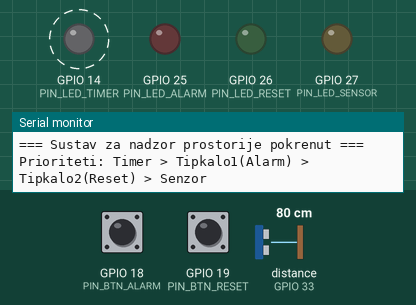
This program was run on a simulated ESP32. Shown: output pins drawn as LEDs (lit = HIGH), the last lines printed to the serial monitor. Wiring (from diagram.json): ultrasonic range finder: trigger GPIO 32; echo GPIO 33. Dashed ring = blinking. Inputs (shaded band) come from the test bench; at power-on: distance to the obstacle (sensor on GPIO 33) 80 cm, GPIO 18 (PIN_BTN_ALARM) HIGH, GPIO 19 (PIN_BTN_RESET) HIGH. The echo pulse lasts 58.3 µs per cm; pins used as bus, display or sensor lines are not drawn.

Above: at 1.2 s.
1.3 s: distance to the obstacle (sensor on GPIO 33) set to 22 cm
4.3 s: distance to the obstacle (sensor on GPIO 33) set to 19 cm
At 5.0 s:
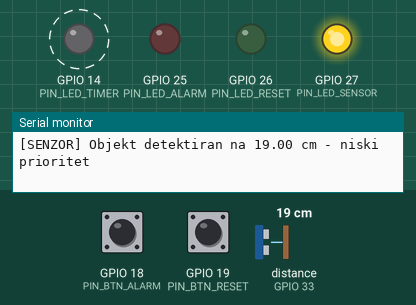
7.3 s: GPIO 18 (PIN_BTN_ALARM) pulled LOW for 0.15 s
At 9.0 s:
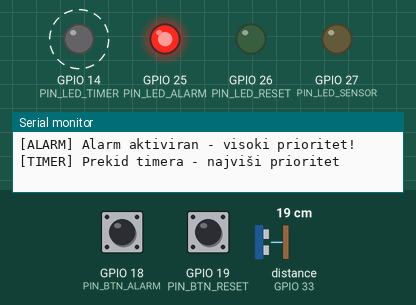
10.4 s: GPIO 19 (PIN_BTN_RESET) pulled LOW for 0.15 s
At 10.55 s:
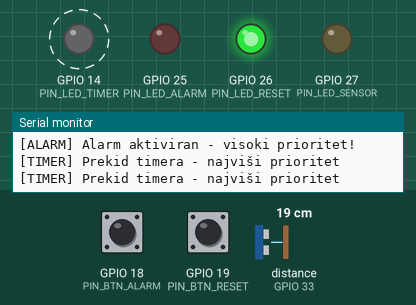
13.4 s: GPIO 18 (PIN_BTN_ALARM) pulled LOW for 1 s
At 14.8 s:
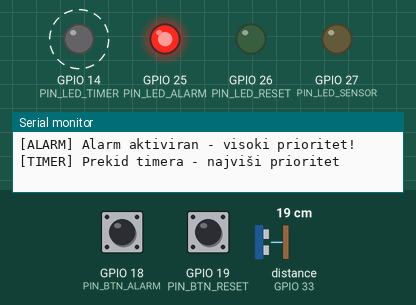
17.4 s: GPIO 19 (PIN_BTN_RESET) pulled LOW for 1 s
At 19.1 s:
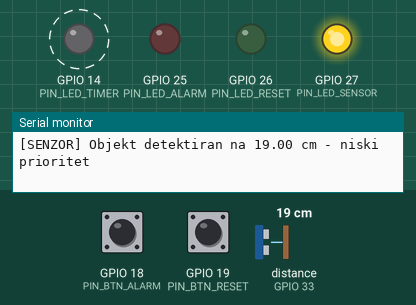
Timing chart, 0 to 22.4 s (numbered marks = the images above; inputs shaded):
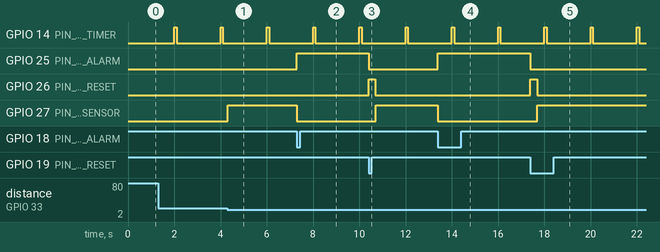

Measured:
- the behaviour switches between 21 and 20 cm on distance to the obstacle (sensor on GPIO 33) (found by bisection; images 0 and 1)
- after the input at 4.3 s, GPIO 27 (PIN_LED_SENSOR): LOW → HIGH at once
- after the input at 7.3 s, GPIO 25 (PIN_LED_ALARM): LOW → HIGH at once; GPIO 27 (PIN_LED_SENSOR): HIGH → LOW at once
- after the input at 10.4 s, GPIO 25 (PIN_LED_ALARM): HIGH → LOW at once; GPIO 26 (PIN_LED_RESET): LOW → HIGH at once, → LOW 0.30 s later; GPIO 27 (PIN_LED_SENSOR): LOW → HIGH after 0.30 s
- after the input at 13.4 s, GPIO 25 (PIN_LED_ALARM): LOW → HIGH at once; GPIO 27 (PIN_LED_SENSOR): HIGH → LOW at once
- after the input at 17.4 s, GPIO 25 (PIN_LED_ALARM): HIGH → LOW at once; GPIO 26 (PIN_LED_RESET): LOW → HIGH at once, → LOW 0.30 s later; GPIO 27 (PIN_LED_SENSOR): LOW → HIGH after 0.30 s
- by itself, GPIO 14 (PIN_LED_TIMER): alternates HIGH for 0.10 s and LOW for 1.9 s

The program:

main.cpp
```cpp
/**
 * @file main.cpp
 * @brief Sustav za nadzor prostorije s višestrukim prekidima na ESP32
 *
 * Ovaj program demonstrira rad s višestrukim prekidima i njihovim prioritetima.
 * Koriste se 2 tipkala, HC-SR04 ultrazvučni senzor i Timer za generiranje prekida.
 *
 * Prioriteti prekida (od najvišeg prema najnižem):
 * 1. Timer    - najviši prioritet, trepće bijela LED svake 2 sekunde
 * 2. Tipkalo1 - visoki prioritet, aktivira alarm (crvena LED)
 * 3. Tipkalo2 - srednji prioritet, resetira alarm (zelena LED)
 * 4. Senzor   - niski prioritet, upozorenje na blizinu (žuta LED)
 *
 * @author Patrik Ostrunić
 */

#include <Arduino.h>

// ─── Definicija pinova ───────────────────────────────────────────────────────
#define PIN_BTN_ALARM   18   ///< Tipkalo 1 - aktivacija alarma (visoki prioritet)
#define PIN_BTN_RESET   19   ///< Tipkalo 2 - reset alarma (srednji prioritet)
#define PIN_LED_ALARM   25   ///< Crvena LED - indikator alarma
#define PIN_LED_RESET   26   ///< Zelena LED - potvrda reseta
#define PIN_LED_SENSOR  27   ///< Žuta LED - upozorenje senzora
#define PIN_LED_TIMER   14   ///< Bijela LED - indikator timera
#define PIN_TRIG        32   ///< HC-SR04 Trigger pin
#define PIN_ECHO        33   ///< HC-SR04 Echo pin

// ─── Konstante ───────────────────────────────────────────────────────────────
#define DEBOUNCE_MS     200  ///< Debounce vrijeme za tipkala (ms)
#define ALARM_DISTANCE  20   ///< Prag udaljenosti za aktivaciju upozorenja (cm)
#define TIMER_INTERVAL  2000 ///< Interval Timer prekida (ms)

// ─── Zastavice prekida (volatile jer ih mijenjaju ISR funkcije) ──────────────
volatile bool flagAlarm  = false;  ///< Zastavica za alarm tipkalo
volatile bool flagReset  = false;  ///< Zastavica za reset tipkalo
volatile bool flagTimer  = false;  ///< Zastavica za timer prekid

// ─── Vremenske varijable za debounce ─────────────────────────────────────────
volatile unsigned long lastAlarmTime = 0;
volatile unsigned long lastResetTime = 0;

// ─── Stanje sustava ──────────────────────────────────────────────────────────
bool alarmActive = false;  ///< Je li alarm trenutno aktivan

// ─── Timer objekt ────────────────────────────────────────────────────────────
hw_timer_t *timer = NULL;

// ─── ISR funkcije ────────────────────────────────────────────────────────────

/**
 * @brief ISR za Timer prekid (najviši prioritet)
 * Postavlja zastavicu koja se obrađuje u glavnoj petlji.
 */
void IRAM_ATTR onTimer() {
  flagTimer = true;
}

/**
 * @brief ISR za Tipkalo 1 - Alarm (visoki prioritet)
 * Provjerava debounce i postavlja zastavicu alarma.
 */
void IRAM_ATTR ISR_Alarm() {
  unsigned long now = millis();
  if (now - lastAlarmTime > DEBOUNCE_MS) {
    lastAlarmTime = now;
    flagAlarm = true;
  }
}

/**
 * @brief ISR za Tipkalo 2 - Reset (srednji prioritet)
 * Provjerava debounce i postavlja zastavicu reseta.
 */
void IRAM_ATTR ISR_Reset() {
  unsigned long now = millis();
  if (now - lastResetTime > DEBOUNCE_MS) {
    lastResetTime = now;
    flagReset = true;
  }
}

// ─── Pomoćne funkcije ────────────────────────────────────────────────────────

/**
 * @brief Mjeri udaljenost pomoću HC-SR04 senzora
 * @return Udaljenost u centimetrima, ili -1 ako mjerenje nije uspjelo
 */
float measureDistance() {
  digitalWrite(PIN_TRIG, LOW);
  delayMicroseconds(2);
  digitalWrite(PIN_TRIG, HIGH);
  delayMicroseconds(10);
  digitalWrite(PIN_TRIG, LOW);

  long duration = pulseIn(PIN_ECHO, HIGH, 30000); // timeout 30ms
  if (duration == 0) return -1;
  return (duration / 2.0) * 0.0343;
}

/**
 * @brief Obrada Timer prekida - trepće bijela LED
 * Ima najviši prioritet, izvršava se uvijek.
 */
void handleTimer() {
  flagTimer = false;
  digitalWrite(PIN_LED_TIMER, HIGH);
  delay(100);
  digitalWrite(PIN_LED_TIMER, LOW);
  Serial.println("[TIMER] Prekid timera - najviši prioritet");
}

/**
 * @brief Obrada Alarm prekida - pali crvenu LED
 * Visoki prioritet, blokira obradu nižih prekida.
 */
void handleAlarm() {
  flagAlarm = false;
  alarmActive = true;
  digitalWrite(PIN_LED_ALARM, HIGH);
  digitalWrite(PIN_LED_SENSOR, LOW); // ugasi senzor upozorenje
  Serial.println("[ALARM] Alarm aktiviran - visoki prioritet!");
}

/**
 * @brief Obrada Reset prekida - gasi alarm, pali zelenu LED
 * Srednji prioritet, radi samo ako je alarm aktivan.
 */
void handleReset() {
  flagReset = false;
  if (alarmActive) {
    alarmActive = false;
    digitalWrite(PIN_LED_ALARM, LOW);
    digitalWrite(PIN_LED_RESET, HIGH);
    delay(300);
    digitalWrite(PIN_LED_RESET, LOW);
    Serial.println("[RESET] Alarm resetiran - srednji prioritet");
  }
}

/**
 * @brief Obrada senzora - pali žutu LED ako je objekt blizu
 * Niski prioritet, izvršava se samo ako nema aktivnog alarma.
 */
void handleSensor() {
  float distance = measureDistance();
  if (distance > 0 && distance < ALARM_DISTANCE) {
    digitalWrite(PIN_LED_SENSOR, HIGH);
    Serial.print("[SENZOR] Objekt detektiran na ");
    Serial.print(distance);
    Serial.println(" cm - niski prioritet");
  } else {
    digitalWrite(PIN_LED_SENSOR, LOW);
  }
}

// ─── Setup i Loop ─────────────────────────────────────────────────────────────

/**
 * @brief Inicijalizacija sustava
 */
void setup() {
  Serial.begin(115200);

  // Postavljanje pinova
  pinMode(PIN_BTN_ALARM, INPUT_PULLUP);
  pinMode(PIN_BTN_RESET, INPUT_PULLUP);
  pinMode(PIN_LED_ALARM,  OUTPUT);
  pinMode(PIN_LED_RESET,  OUTPUT);
  pinMode(PIN_LED_SENSOR, OUTPUT);
  pinMode(PIN_LED_TIMER,  OUTPUT);
  pinMode(PIN_TRIG, OUTPUT);
  pinMode(PIN_ECHO, INPUT);

  // Spajanje ISR funkcija na pinove tipkala
  attachInterrupt(digitalPinToInterrupt(PIN_BTN_ALARM), ISR_Alarm, FALLING);
  attachInterrupt(digitalPinToInterrupt(PIN_BTN_RESET), ISR_Reset, FALLING);

  // Konfiguracija hardware timera (Timer0, prescaler 80 → 1 tick = 1µs)
  timer = timerBegin(0, 80, true);
  timerAttachInterrupt(timer, &onTimer, true);
  timerAlarmWrite(timer, TIMER_INTERVAL * 1000, true); // µs
  timerAlarmEnable(timer);

  Serial.println("=== Sustav za nadzor prostorije pokrenut ===");
  Serial.println("Prioriteti: Timer > Tipkalo1(Alarm) > Tipkalo2(Reset) > Senzor");
}

/**
 * @brief Glavna petlja - obrađuje zastavice prema prioritetu
 *
 * Redoslijed obrade:
 * 1. Timer  (uvijek ima prednost)
 * 2. Alarm  (visoki prioritet)
 * 3. Reset  (srednji prioritet)
 * 4. Senzor (niski prioritet, samo ako nema alarma)
 */
void loop() {
  // 1. NAJVIŠI PRIORITET - Timer
  if (flagTimer) {
    handleTimer();
  }

  // 2. VISOKI PRIORITET - Alarm tipkalo
  if (flagAlarm) {
    handleAlarm();
  }

  // 3. SREDNJI PRIORITET - Reset tipkalo
  if (flagReset) {
    handleReset();
  }

  // 4. NISKI PRIORITET - Senzor (samo ako alarm nije aktivan)
  if (!alarmActive) {
    handleSensor();
  }
}
```
